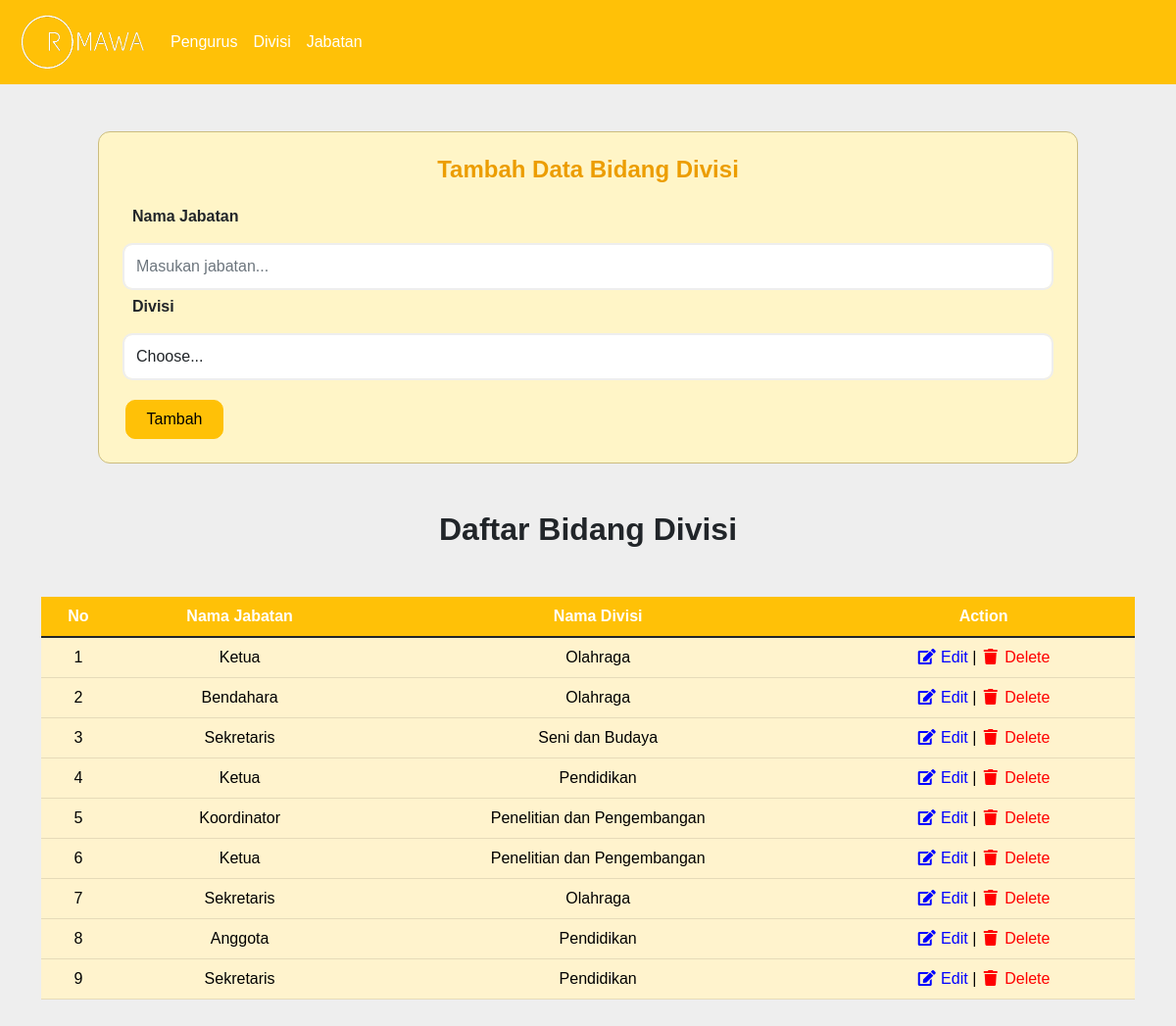
Screenshot of /bidang_divisi.php with the database file from the repository.
### tables this page shows
CREATE TABLE `bidang_divisi` (
  `id_bidang` int(11) NOT NULL,
  `jabatan` varchar(50) DEFAULT NULL,
  `id_divisi` int(11) DEFAULT NULL
);

CREATE TABLE `divisi` (
  `id_divisi` int(11) NOT NULL,
  `nama_divisi` varchar(50) DEFAULT NULL
);

### conf.php (called while the page is built)
<?php
$db_host = "localhost";
$db_user = "root";
$db_pass = "";
$db_name = "db_dpbo_tp2";
?>

### includes/DB.class.php (called while the page is built, shortened)
<?php
class DB
{
    var $db_host = "";
    var $db_user = "";
    var $db_pass = "";
    var $db_name = "";
    var $db_link = "";
    var $result = 0;
    function __construct($db_host = '', $db_user = '', $db_pass = '', $db_name = '')
    {
        $this->db_host = $db_host;
        $this->db_user = $db_user;
        $this->db_pass = $db_pass;
        $this->db_name = $db_name;
    }
    function open()
    {
        $this->db_link = mysqli_connect($this->db_host, $this->db_user, $this->db_pass, $this->db_name);
    }
    function execute($query = "")
    {
        $this->result = mysqli_query($this->db_link, $query);
        return $this->result;
    }
    function getResult()
    {
        return mysqli_fetch_array($this->result);
    }
}
?>

### includes/Bidang_Divisi.class.php (called while the page is built, shortened)
<?php
class Bidang_Divisi extends DB{
    function getBidangDivisi(){
        $query = " select * from bidang_divisi";
        return $this->execute($query);
    }
}
?>

### includes/Divisi.class.php (called while the page is built, shortened)
<?php
class Divisi extends DB{
    function getDivisiName($id){
        $query = "SELECT * FROM divisi where id_divisi  = '$id'";
        return $this->execute($query);
    }
}
?>

### bidang_divisi.php (the view, shortened to what this page needs)
<?php
include("conf.php");
include("includes/DB.class.php");
include("includes/Bidang_Divisi.class.php");
include("includes/Divisi.class.php");
$jabatan = new Bidang_Divisi($db_host, $db_user, $db_pass, $db_name);
$jabatan->open();
$divisi = new Divisi($db_host, $db_user, $db_pass, $db_name);
$divisi->open();
$divisi->getDivisi();
$data_input = null;
if (empty($_GET['id_edit'])) {
    $data_divisi = null;
    while(list($id_divisi, $nama_divisi) = $divisi->getResult()){
        $data_divisi .= "<option value=' ". $id_divisi . "'>" .$nama_divisi . "</option>";
    }
    $data_input .= "<form action='bidang_divisi.php' method='POST' enctype='multipart/form-data'>
                        <div class='row'>
                            <div class='col-sm-12'>
                                <div class='form-group'>
                                    <label class='label'>Nama Jabatan</label>
                                    <input class='form-control' name='jabatan' type='text' placeholder='Masukan jabatan...'>
                                </div>
                            </div>
                        </div>
                        <div class='row'>
                            <div class='col-sm-12'>
                                <div class='form-group'>
                                <label class='label'>Divisi</label>
                                    <div class='input-group'>
                                        <select class='form-control' name='divisi' id='divisi-list'>
                                            <option selected>Choose...</option>
                                                " .$data_divisi ."
                                        </select>
                                    </div>
                                </div>
                            </div>
                        </div>
                        <div class='button-tambah'>
                            <button class='btn btn-warning btn-block confirm-button' name='add'>Tambah</button>
                        </div>
                    </form>";
}
$data = null;
$no = 1;
$jabatan->getBidangDivisi();
while($data_jabatan = $jabatan->getResult()){
    $divisi->getDivisiName($data_jabatan['id_divisi']);
    $data_divisi = $divisi->getResult();
    $data .= "<tr>
                <td class='table-warning' align='center'>" . $no++ . "</td>
                <td class='table-warning' align='center'>" . $data_jabatan['jabatan'] . "</td>
                <td class='table-warning' align='center'>" . $data_divisi['nama_divisi'] . "</td>
                <td class='table-warning' align='center'>
                    <a href='bidang_divisi.php?id_edit=". $data_jabatan['id_bidang'] . " id='text-edit' class='text-edit'><i id='edit' class='fa fa-fw fa-edit'></i> Edit</a> |
                    <a href='bidang_divisi.php?id_hapus=". $data_jabatan['id_bidang'] . " id='text-delete' class='text-delete'><i id='delete' class='fa fa-fw fa-trash'></i> Delete</a>
                </td>
            </tr>";
}

### assets/css/style.css (style rules this page uses)
body { background-color: #FFEBEE }
body { font-family: 'Maven Pro', sans-serif; background-color: #eee; }
a { text-decoration: none; color: black; }
h2 { font-weight: bold; }
.cardAdd { width: 600px; background-color: #fff; border: none; border-radius: 12px }
.form-control { margin-top: 10px; height: 48px; border: 2px solid #eee; border-radius: 10px }
.confirm-button { height: 50px; border-radius: 10px }
.label { padding:5px 10px; font-weight: bolder; }
label { font-weight: bolder; }
h4 { color: #ec9d00; text-align: center; font-weight: 700; }

### rows the page displays
bidang_divisi: jabatan "Ketua", id_divisi.nama_divisi "Olahraga"
bidang_divisi: jabatan "Bendahara", id_divisi.nama_divisi "Olahraga"
bidang_divisi: jabatan "Sekretaris", id_divisi.nama_divisi "Seni dan Budaya"
bidang_divisi: jabatan "Ketua", id_divisi.nama_divisi "Pendidikan"
bidang_divisi: jabatan "Koordinator", id_divisi.nama_divisi "Penelitian dan Pengembangan"
bidang_divisi: jabatan "Ketua", id_divisi.nama_divisi "Penelitian dan Pengembangan"
bidang_divisi: jabatan "Sekretaris", id_divisi.nama_divisi "Olahraga"
bidang_divisi: jabatan "Anggota", id_divisi.nama_divisi "Pendidikan"
bidang_divisi: jabatan "Sekretaris", id_divisi.nama_divisi "Pendidikan"

### other values shown
$this->content "Pengurus Divisi Jabatan Tambah Data Bidang Divisi Daftar Bidang Divisi No Nama Jabatan Nama Divisi Action"
